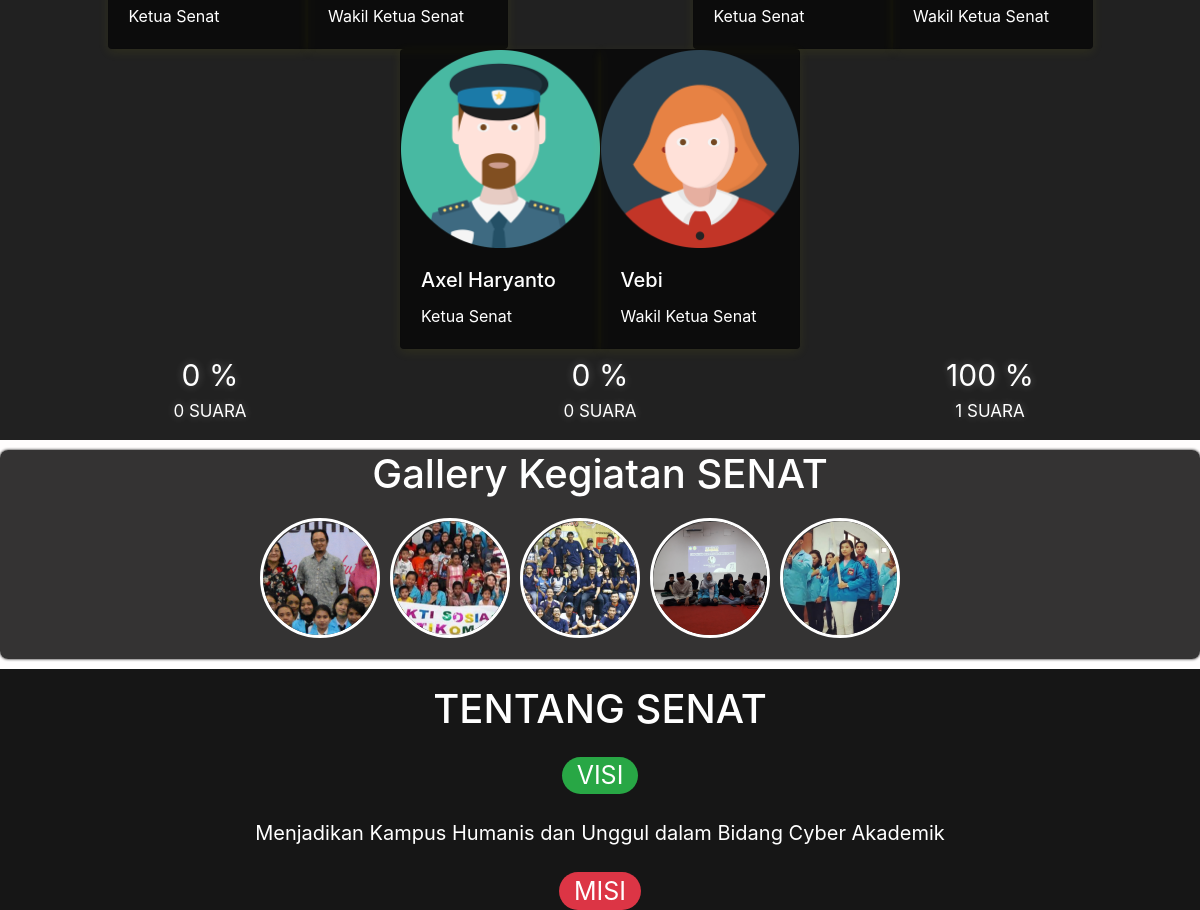
Before: / (middle part) with the older database file.
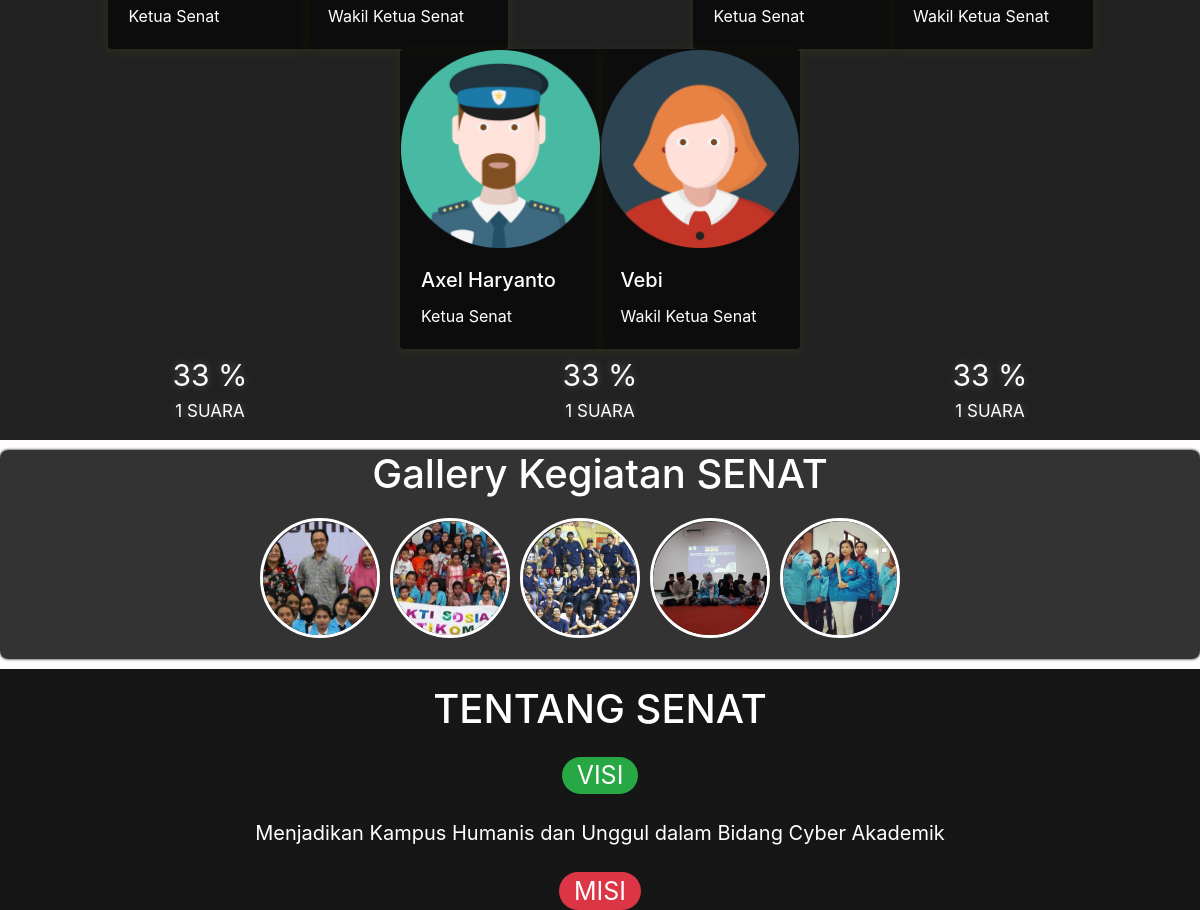
After: the same page with the newer database file.
### tables this page shows
CREATE TABLE `kandidat` (
  `no_kandidat` int(20) NOT NULL,
  `nama` varchar(100) NOT NULL,
  `wakil` varchar(128) NOT NULL,
  `jk_ketua` varchar(1) NOT NULL,
  `jk_wakil` varchar(1) NOT NULL,
  `email_ketua` varchar(128) NOT NULL,
  `email_wakil` varchar(128) NOT NULL,
  `hp_ketua` varchar(15) NOT NULL,
  `hp_wakil` varchar(15) NOT NULL,
  `visi` varchar(500) NOT NULL,
  `misi` varchar(1000) NOT NULL,
  `foto_ketua` varchar(128) NOT NULL,
  `foto_wakil` varchar(128) NOT NULL,
  `uraian` varchar(500) NOT NULL,
  `jumlah_suara` int(11) NOT NULL
);

### application/controllers/Home.php (called while the page is built, shortened)
<?php
class Home extends CI_Controller
{
    public function index()
    {
        $query = "SELECT *
            FROM komentar INNER JOIN konfir_komentar
              ON komentar.id = konfir_komentar.id_komentar
              ORDER BY komentar.waktu ASC";
        $data['komentar'] = $this->db->query($query)->result_array();
        $data['kandidat'] = $this->db->get('kandidat')->result_array();
        $query = "SELECT sum(jumlah_suara) as jsuara FROM kandidat";
        $data['js'] = $this->db->query($query)->row_array();
        $this->load->view('home', $data);
    }
}

### index.php (called while the page is built, shortened)
<?php
require_once BASEPATH.'core/CodeIgniter.php';

### application/views/home.php (the view, shortened to what this page needs)
<!doctype html>
<html lang="en" id="home">
<head>
    <link rel="stylesheet" href="assets/css/reset.css">
    <link rel="stylesheet" href="https://use.fontawesome.com/releases/v5.7.0/css/all.css">
    <link rel="stylesheet" href="https://stackpath.bootstrapcdn.com/bootstrap/4.1.3/css/bootstrap.min.css">
    <link rel="stylesheet" href="<?= base_url('assets/css/style.css') ?>">
</head>
<body>
    <section id="voting">
        <div class="row workingspace">
            <div class="col-lg">
                <div class="row justify-content-around pt-4">
                    <?php foreach ($kandidat as $kand) : ?>
                        <div class="card-group">
                            <div class="card cardfoto">
                                <img src="<?= base_url('assets/img/profile/kandidat/') . $kand['foto_ketua']; ?>" class="card-img-top" alt="...">
                                <div class="card-body">
                                    <h5 class="card-title"><?= $kand['nama']; ?></h5>
                                    <p class="card-text">Ketua Senat</p>
                                </div>
                            </div>
                            <div class="card cardfoto">
                                <img src="<?= base_url('assets/img/profile/kandidat/') . $kand['foto_wakil']; ?>" class="card-img-top" alt="...">
                                <div class="card-body">
                                    <h5 class="card-title"><?= $kand['wakil']; ?></h5>
                                    <p class="card-text">Wakil Ketua Senat</p>
                                </div>
                            </div>
                        </div>
                    <?php endforeach; ?>
                </div>
                <div class="row justify-content-around mt-2">
                    <?php foreach ($kandidat as $kand) : ?>
                        <div class="col-4">
                            <?php
                                $b = $js['jsuara'];
                                if ($b != 0) {
                                    $hasil = round($kand['jumlah_suara'] / $js['jsuara'] * 100);
                                } else {
                                    $hasil = $kand['jumlah_suara'];
                                }
                                ?>
                            <h3><span><?= $hasil ?> %</span></h3>
                        </div>
                    <?php endforeach; ?>
                </div>
                <div class="row justify-content-around">
                    <?php foreach ($kandidat as $kand) : ?>
                        <div class="col">
                            <h3 style="font-size: 17px;"> <?= $kand['jumlah_suara']; ?> Suara</h3>
                        </div>
                    <?php endforeach; ?>
                </div>
            </div>
        </div>
    </section>
    <div class="container2 gambar" id="gallery">
        <h1>Gallery Kegiatan SENAT</h1>
        <div class="row justify-content-center">
            <div class="row">
                <div class="center">
                    <ul class="gambar2">
                        <li>
                            <a href="#gambar-1">
                                <img src="assets/img/thumb/1.png" alt="Inisiasi">
                            </a>
                        </li>
                        <li>
                            <a href="#gambar-2">
                                <img src="assets/img/thumb/baksosthumb.png" alt="Baksos">
                            </a>
                        </li>
                        <li>
                            <a href="#gambar-3">
                                <img src="assets/img/thumb/diesthumb.png" alt="Dies">
                            </a>
                        </li>
                        <li>
                            <a href="#gambar-4">
                                <img src="assets/img/thumb/bukberthumb.png" alt="Bukber">
                            </a>
                        </li>
                        <li>
                            <a href="#gambar-5">
                                <img src="assets/img/thumb/lantikthumb.png" alt="Lantik">
                            </a>
                        </li>
                    </ul>
                </div>
            </div>
        </div>
    </div>
    <div class="row justify-content-center" id="personil">
        <div class="col-12 zero-panel text-center background1">
            <div class="font">
                <h1>TENTANG SENAT</h1>
            </div>
            <div class="row mt-4 justify-content-center">
                <div class="col-md-auto visibtn">
                    <h2 class="badge badge-pill badge-success"><span>VISI</span> </h2>
                </div>
            </div>
            <div class="row mt-3 justify-content-center">
                <div class="col-mx-auto">
                    <figure class="figurevisi visi">
                        Menjadikan Kampus Humanis dan Unggul dalam Bidang Cyber Akademik
                    </figure>
                </div>
            </div>
            <div class="row mt-2 justify-content-center">
                <div class="col-md-auto visibtn">
                    <h2 class="badge badge-pill badge-danger"><span>MISI</span> </h2>
                </div>
            </div>
        </div>
    </div>
</body>
</html>

### assets/css/style.css (style rules this page uses)
.workingspace { padding-top: 40px; background-color: #000000de; }
.workingspace h3 { font-size: 30px; text-transform: uppercase; font-weight: 400; text-align: center; color: #ffffff; text-shadow: 0 0 8px rgba(255, 255, 255, 0.274); }
.workingspace p, .workingspace h5, .workingspace h6 { color: #ffffff; }
.gambar h1 { margin: 50px 0 20px; text-align: center; font-size: 20px; color: #ffffff; }
.container2 { margin: auto; width: 300px; background-color: rgba(0, 0, 0, 0.795); box-shadow: 0 0 3px rgba(0, 0, 0.5); margin-bottom: 10px; padding-bottom: 5px; padding-top: -1px; border-radius: 8px; margin-top: -40px; }
.gambar2 li { width: 120px; height: 120px; overflow: hidden; border: 3px solid rgb(255, 255, 255); margin-top: 10px; position: relative; margin-left: 50px; }
.center { margin-left: -80px; }
.gambar2 li, .gambar2 li img, .gambar2 li span { border-radius: 50%; }
.cardfoto { float: left; width: 200px; position: relative; background-color: #0000009d; box-shadow: 0 3px 12px rgba(224, 220, 0, 0.082); }
.visibtn h2, .misibtn h2 { font-size: 25px; color: #ffffff; font-weight: 400; }
.figurevisi, .figuremisi { color: #ffffff; font-size: 20px; }
@media (min-width: 992px) { .workingspace { padding-top: 20px; padding-bottom: 10px; } }
@media (min-width: 992px) { .gambar h1 { margin: 50px 0 10px; text-align: center; font-size: 40px; } }
@media (min-width: 992px) { .container2 { width: 1200px; } }
@media (min-width: 992px) { .gambar2 li { width: 120px; height: 120px; overflow: hidden; float: left; position: relative; margin-left: 10px; } }
@media (min-width: 992px) { .gambar2 li, .gambar2 li img, .gambar2 li span { border-radius: 50%; } }
@media (min-width: 992px) { .center { margin-left: -50px; } }
.row { margin: 0; }
.zero-panel { padding: 1em; }
.background1 { background-color: #161616; }
.font { color: white; margin-bottom: 20px; }

### application/views/home.php (style rules this page uses)
body { background-color: #fffdfdcc; }

Changed rows visible on the page:
changed kandidat (number 1 of 3 on the later page): jumlah_suara "0" → "33"; jumlah_suara "0" → "1"
changed kandidat (number 2 of 3 on the later page): jumlah_suara "0" → "33"; jumlah_suara "0" → "1"
computed for kandidat "Axel Haryanto": hasil "100" → "33"
